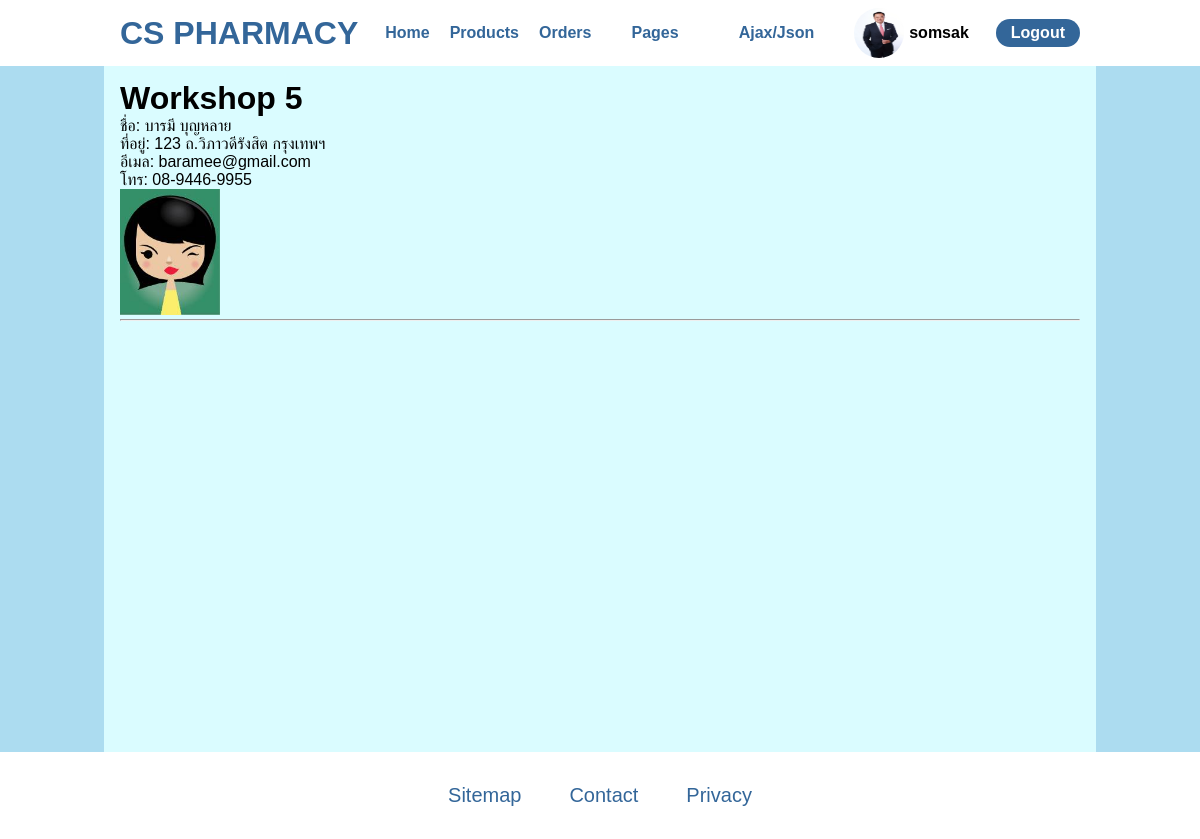
The page /member-detail.php?username=baramee (signed in) on the database its author committed.
### tables this page shows
CREATE TABLE `member` (
  `username` varchar(15) NOT NULL,
  `password` varchar(15) NOT NULL,
  `name` varchar(100) NOT NULL,
  `address` varchar(255) NOT NULL,
  `mobile` varchar(30) NOT NULL,
  `email` varchar(30) DEFAULT NULL
);

### member-detail.php (the view, shortened to what this page needs)
<?php include "php/connect.php" ?>
<!DOCTYPE html>
<html>
    <head>
        <link href="styles/styles.css" rel="stylesheet" type="text/css" />
    </head>
    <body>
        <?php include "components/navbar.php"; ?>
        <main>
            <h1>Workshop 5</h1>
            <?php
                $stmt = $pdo->prepare("SELECT * FROM member WHERE username = ?");
                $stmt->bindParam(1, $_GET["username"]);
                $stmt->execute();
                $row = $stmt->fetch();
            ?>
            ชื่อ: <?=$row["name"]?> <br>
            ที่อยู่: <?=$row["address"]?> <br>
            อีเมล: <?=$row["email"]?> <br>
            โทร: <?=$row["mobile"]?> <br>
            <img src='images/member_photo/<?=$row["username"]?>.jpg' width=100 > <br>
            <hr>
        </main>
        <?php include "components/footer.php"; ?>
    </body>
</html>

### styles/styles.css (style rules this page uses)
* { margin: 0; padding: 0; }
html, body { font-family: sans-serif; background-color: #acdcf0; }
main { margin: 3rem auto 0; padding: 2rem 1rem; min-height: 80vh; width: 90%; background-color: #dafcff; }
@media only screen and (min-width: 1024px) { main { width: 80%; } }

### rows shown on the page
member: name "บารมี บุญหลาย", address "123 ถ.วิภาวดีรังสิต กรุงเทพฯ", email "baramee@gmail.com", mobile "08-9446-9955", username (picture)

### other values the page prints
$_SESSION["username"] "somsak"
